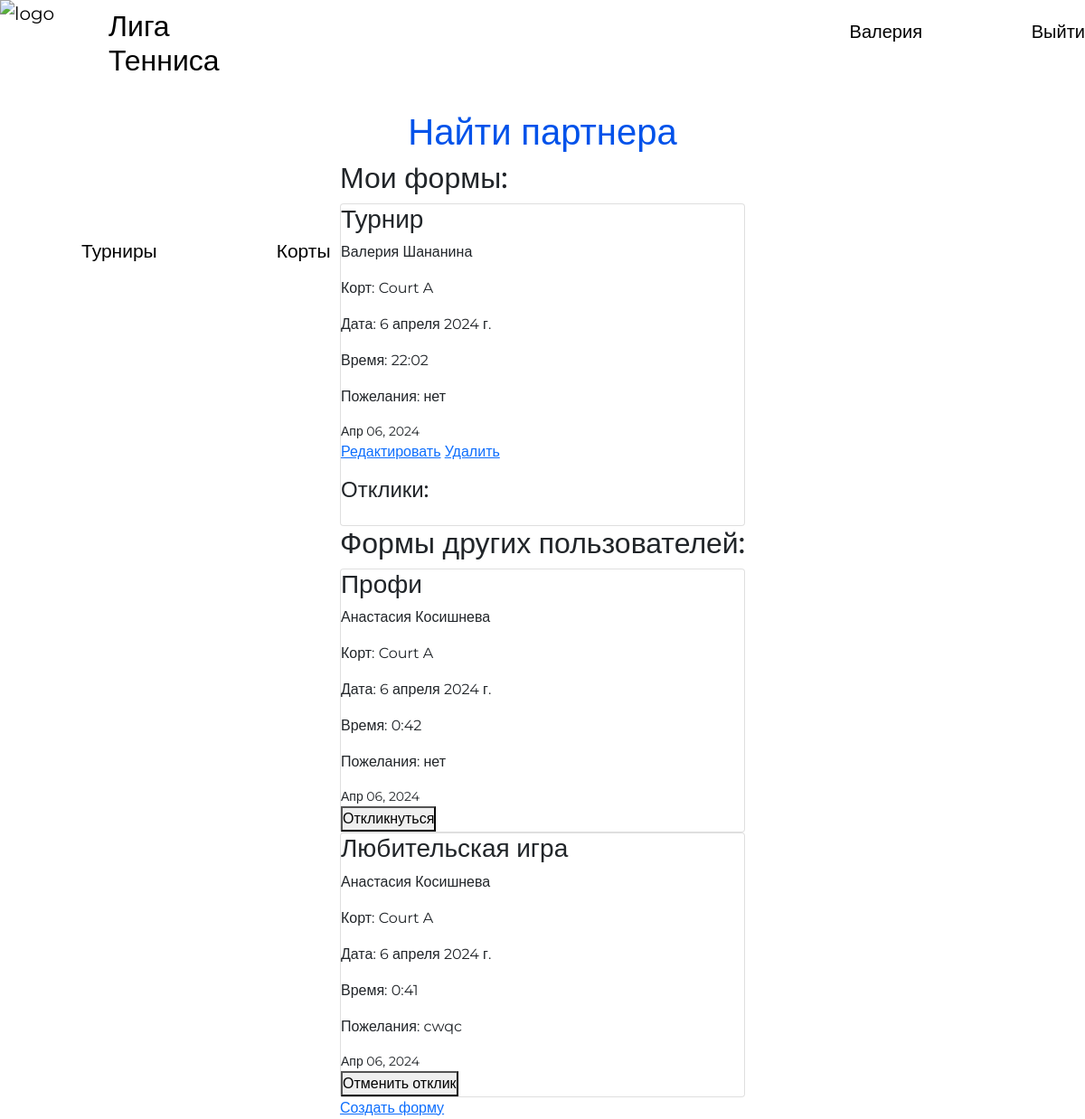
Page /find_partner/ (signed in) on the committed database.
### blog/models.py (models this page shows, shortened)
class Post(models.Model):
    COURT_CHOICES = (
        ('Court A', 'Court A'),
        ('Court B', 'Court B'),
        ('Court C', 'Court C'),
    )
    title = models.CharField('Заголовок', max_length=120)
    court = models.CharField('Корт', max_length=20,
                             choices=COURT_CHOICES, default='Court A')
    training_date = models.DateField(
        'Дата', default=datetime.date.today)
    training_time = models.TimeField(
        'Время', default=datetime.time(0, 0))
    preferences = models.TextField('Пожелания', default='')
    published_at = models.DateTimeField('Опубликовано', default=timezone.now)
    author = models.ForeignKey(User, on_delete=models.CASCADE)
    responders = models.ManyToManyField(User, related_name='responded_posts')
    class Meta:
        ordering = ['-published_at']

### blog/views.py (the view)
# urls.py: path('find_partner/', views.find_partner, name='find_partner'),
def find_partner(request):
    posts = Post.objects.all()
    context = {'posts': posts}
    return render(request, "blog/find_partner.html", context)

### blog/templates/blog/find_partner.html (shortened to what this page needs)
{% extends 'base.html' %}
{% block content %}
{% load static %}
<!DOCTYPE html>
<html lang="ru">
<head>
  <link href="https://cdn.jsdelivr.net/npm/bootstrap@5.0.0-beta1/dist/css/bootstrap.min.css" rel="stylesheet">
  <link rel="stylesheet" href="{% static 'css/find_partner.css'%}" type="text/css">
</head>
<body>
  <div><h1 class="find">Найти партнера</h1></div>
<div class="card-container" style="left:-3000px;">
  <div>
    <h2>Мои формы:</h2>
    {% for post in posts %}
      {% if request.user.is_authenticated and request.user == post.author %}
        <div class="card">
          <h3>{{ post.title }}</h3>
          <p>{{ post.author.first_name }} {{ post.author.last_name }}</p>
          <p>Корт: {{ post.court }}</p>
          <p>Дата: {{ post.training_date }}</p>
          <p>Время: {{ post.training_time }}</p>
          <p>Пожелания: {{ post.preferences }}</p>
          <small>{{ post.published_at | date:"M d, Y" }}</small>
          <p>
            <a href="{% url 'post-edit' post.id %}">Редактировать</a>
            <a href="{% url 'post-delete' post.id %}">Удалить</a>
          </p>
          <h4>Отклики:</h4>
        </div>
      {% endif %}
    {% endfor %}
  </div>
  <div>
    <h2>Формы других пользователей:</h2>
    {% for post in posts %}
      {% if request.user.is_authenticated and request.user != post.author %}
        <div class="card">
          <h3>{{ post.title }}</h3>
          <p>{{ post.author.first_name }} {{ post.author.last_name }}</p>
          <p>Корт: {{ post.court }}</p>
          <p>Дата: {{ post.training_date }}</p>
          <p>Время: {{ post.training_time }}</p>
          <p>Пожелания: {{ post.preferences }}</p>
          <small>{{ post.published_at | date:"M d, Y" }}</small>
          {% if request.user in post.responders.all %}
            <form method="post" action="{% url 'cancel_responder' post.id %}">
              <button type="submit">Отменить отклик</button>
            </form>
          {% else %}
            <form method="post" action="{% url 'respond_to_post' post.id %}">
              <button type="submit">Откликнуться</button>
            </form>
          {% endif %}
        </div>
      {% endif %}
    {% endfor %}
</div>
<a href="{% url 'add_post' %}">Создать форму</a>
</div>
</body>
{% endblock content %}

### templates/base.html (shortened to what this page needs)
{%load static %}
<!DOCTYPE html>
<html lang="en">
  <head>
  <link href="https://cdn.jsdelivr.net/npm/bootstrap@5.0.0-beta1/dist/css/bootstrap.min.css" rel="stylesheet">
  <link rel="stylesheet" href="{% static 'css/registration.css'%}" type="text/css">
  <link rel="stylesheet" href="{% static 'css/navigation.css'%}" type="text/css">
    <link rel="stylesheet" href="{% static 'css/style.css' %}" />
  </head>
  <body>
	  <header class="header">
		<div class="container">
				<a href="/""" class="navbar-brand" href="Liga Tennisa" style=color:black; >
					<img src="https://img.icons8.com/emoji/12x/tennis-emoji.png" alt="logo" width="120" class="logo-img" align="left">
					<a href="/""" class="ligatennisa"><h2><p>Лига <br />Тенниса</p></h2></a>
				</a>
			<nav class="navbar">
				<ul class="nav-list" style="position:absolute; top: -110px">
					<li class="nav-item">
						<a href="/tournaments" class="nav-link">Турниры</a>
					</li>
					<li class="nav-item">
						<a href="/courts" class="nav-link">Корты</a>
					</li>
					<li class="nav-item">
						<a href="/find_partner" class="nav-link">Найти партнера</a>
					</li>
				</ul>
			</nav>
			{%if request.user.is_authenticated %}
  			<a href="/myprofile" class="btnlogin"> {{ request.user.first_name | title }}</span>
  			<a href="{% url 'logout' %}" class="btnregistr">Выйти</a>
  			{%endif%}
		</div>
	</header>
  	<main>
	    {%block content%}
	    {%endblock content%}
  	</main>
  </body>
</html>

### static/css/registration.css (style rules this page uses)
* { margin: 0; padding: 0; box-sizing: border-box; font-family: "Montserrat", sans-serif; font-optical-sizing: auto; font-weight: weight; font-style: normal; }
main { background: white; height: 100vh; display:flex; flex-direction: column; justify-content: center; align-items: center; }

### static/css/navigation.css (style rules this page uses)
* { font-family: "Montserrat", sans-serif; font-optical-sizing: auto; font-weight: weight; font-style: normal; }
body { height:1080px; width:100%; }
html { width: 100%; margin: 0; }
.navbar { width: 100%; justify-content: center; }
.nav-list { position:relative; top: 10px; list-style: none; display: flex; align-items: center; column-gap: 100px; justify-content: center; white-space: nowrap; color: black; flex-grow: 0; }
.nav-link { text-align: center; position: relative; top: 100px; display: inline-block; column-gap: 30px; color: black; font-size: 21px; }
.btnregistr { position: absolute; top: 20px; right: 0px; color:black; text-decoration: none; font-size: 20px; }
.btnlogin { position: absolute; top: 20px; right: 180px; color:black; text-decoration: none; font-size: 20px; }
.logo-img { position: absolute; top: 0px; left: 0px; }
.ligatennisa { position: absolute; top: 10px; left: 120px; color:black; text-decoration: none; }
* { margin: 0; padding: 0; box-sizing: border-box; font-family: 'Montserrat', sans-serif; }
body { display: flex; flex-direction: column; justify-content: flex-end; min-height: 100vh; }

### static/css/style.css (style rules this page uses)
h1 { color: #0052ea; }
form { max-width: 400px; }

### static/css/find_partner.css (style rules this page uses)
body { margin: 0; background-color: white; }
.card-container { margin-bottom: 20px; margin: auto; max-width: 1200px; padding: 0px 0px; }

### rows in the picture
Post: title "Турнир", author.first_name "Валерия", author.last_name "Шананина", court "Court A", training_date "6 апреля 2024 г.", training_time "22:02", preferences "нет", published_at "Апр 06, 2024"
Post: title "Профи", author.first_name "Анастасия", author.last_name "Косишнева", court "Court A", training_date "6 апреля 2024 г.", training_time "0:42", preferences "нет", published_at "Апр 06, 2024"
Post: title "Любительская игра", author.first_name "Анастасия", author.last_name "Косишнева", court "Court A", training_date "6 апреля 2024 г.", training_time "0:41", preferences "cwqc", published_at "Апр 06, 2024"

### other values in the picture
{{ request.user.first_name | title }} "Валерия"
